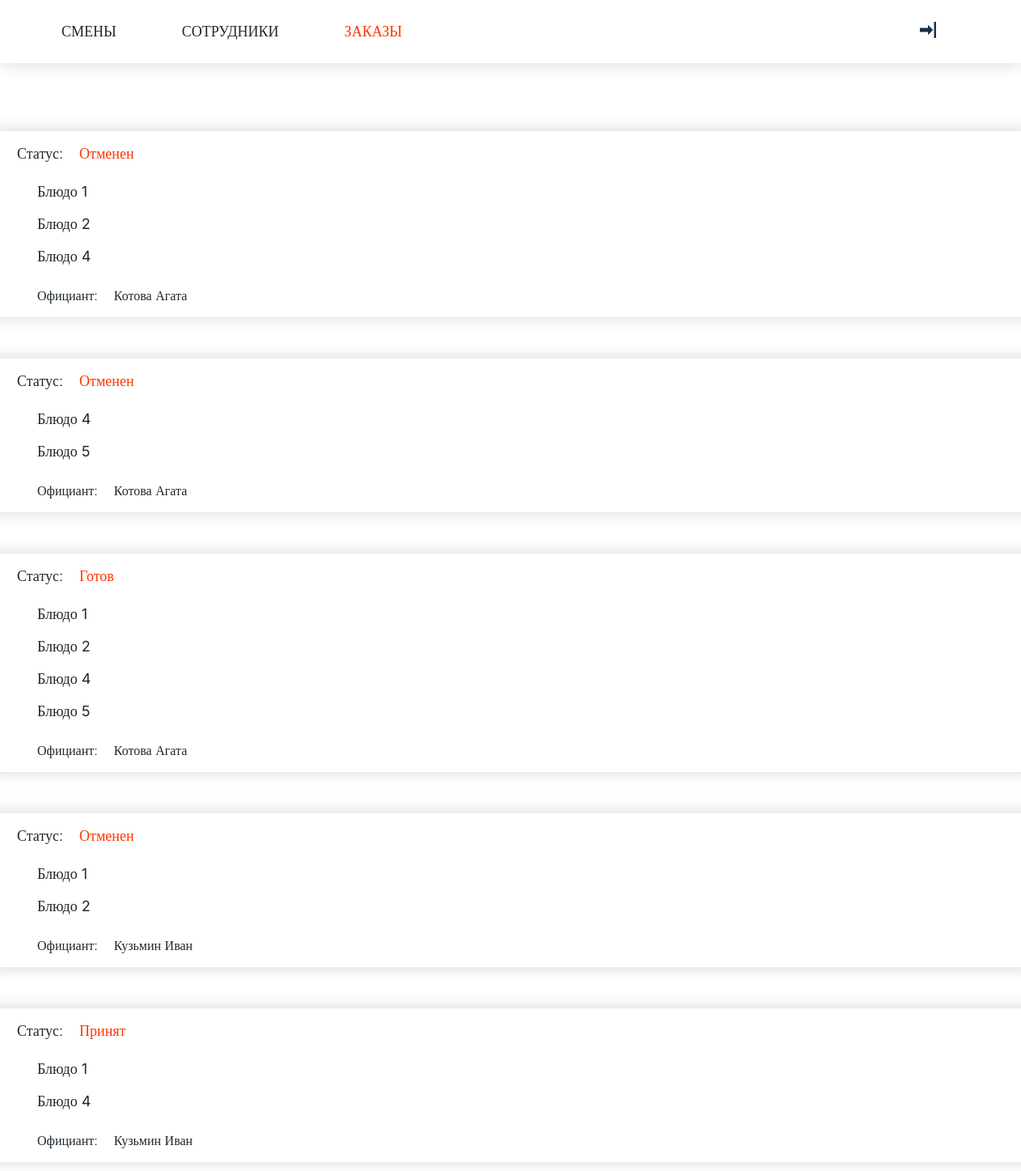
The page /orders?shift_id=4 (signed in) on the database its author committed.
### tables this page shows
CREATE TABLE `order` (
  `id` int NOT NULL,
  `order_status_id` int NOT NULL,
  `shift_id` int NOT NULL,
  `user_id` int NOT NULL
);

CREATE TABLE `order_status` (
  `id` int NOT NULL,
  `name` varchar(20) NOT NULL
);

CREATE TABLE `position` (
  `id` int NOT NULL,
  `name` varchar(45) NOT NULL
);

CREATE TABLE `user` (
  `id` int NOT NULL,
  `name` varchar(50) NOT NULL,
  `login` varchar(20) NOT NULL,
  `password` varchar(20) NOT NULL,
  `photo_file` varchar(45) DEFAULT NULL,
  `role_id` int NOT NULL
);

### src/SQL.php (called while the page is built, shortened)
<?php
class SQL {
    public static function select($table, $column=NULL, $value=NULL, $column1=NULL, $value1=NULL, $sorted=NULL) {
        $self = new self;
        $db = $self->db;
        $request = "SELECT * FROM `$table`";
        if ($column != NULL && $value != NULL) {
            if (is_array($value)) {
                $request .= " WHERE $column IN (".implode(', ', $value).")";
            } else {
                $request .= " WHERE $column = '$value'";
            }
        }
        $result = $db->query($request);
        return $self->processing($result);
    }
    private function connect() {
        $this->db = include APP_PATH."/config/db.php";
    }
    private function processing($result) {
        $array = [];
        while ($row = $result->fetch_assoc()) {
            $array[] = $row;
        }
        return $array;
    }
}

### src/View.php (called while the page is built, shortened)
<?php
class View {
    public function pages($page) {
        include_once APP_PATH."/views/pages/$page.php";
    }
}

### src/App.php (called while the page is built, shortened)
<?php
class App {
    public function run() {
        $router = new Router;
        $uri = $_SERVER['REQUEST_URI'];
        $uri = str_contains($uri, '?') ? strstr($uri, '?', true) : $uri;
        $method = $_SERVER['REQUEST_METHOD'];
        $router->move($uri, $method);
    }
}

### index.php (called while the page is built, shortened)
<?php
$app = new App;
$app->run();

### config/db.php (called while the page is built)
<?php
$DB_LOCAL = "localhost";
$DB_USER = "root";
$DB_PASS = "";
$DB_NAME = "prak";
$db = mysqli_connect($DB_LOCAL, $DB_USER, $DB_PASS, $DB_NAME);
return $db;

### src/Order.php (the view, shortened to what this page needs)
<?php
class Order {
    private $user_role;
    public function orderByRole() {
        match ($this->user_role) {
            '1' => $this->admin(),
            '2' => $this->waiter(),
            '3' => $this->cook()
        };
    }
    private function admin() {
        if (!empty($_GET['shift_id'])) {
            $result = SQL::select('order', 'shift_id', $_GET['shift_id']);
            if (!empty($result)) {
                foreach($result as $row) {
                    $status = SQL::select('order_status', 'id', $row['order_status_id']);
                    $status = '<div class="status-value">'.$status[0]['name'].'</div>';
                    $waiter = SQL::select('user', 'id', $row['user_id']);
                    $waiter = '<div class="waiter">Официант:<div>'.$waiter[0]['name'].'</div></div>';
                    $positions = $this->positions($row['id']);
                    echo $this->order($row['id'], $positions, $status, waiter:$waiter);
                }
            }
        }
    }
    private function order($order_id, $positions=NULL, $status=NULL, $change=NULL, $waiter=NULL) {
        return <<<END
                <div class="order" value="$order_id">
                    <div class="header">
                        <div>
                            <div class="status">Статус:</div>
                            {$status}
                            {$change}
                        </div>
                    </div>
                    <div class="positions">
                        <ul>
                        {$positions}
                        </ul>
                    </div>
                    {$waiter}
                </div>
        END;
    }
    private function positions($order_id) {
        $positions = SQL::select('order_to_position', 'order_id', $order_id);
        $positionsList = [];
        foreach($positions as $position) {
            $name = SQL::select('position', 'id', $position['position_id']);
            $positionsList[] = '<li value="'.$position['position_id'].'">'.$name[0]['name'].'</li>';
        }
        return implode(" ", $positionsList);
    }
    private function userInfo() {
        $user = $_SESSION['user'];
        $this->user_role = $user->info['role_id'];
    }
}

### views/static/css/style_orders.css (style rules this page uses)
body { top: 0; left: 0; color: rgb(31, 40, 46); font-family: Inter; margin: 0px; font-size: 18px; }
.order { padding-left: 17px; padding-top: 17px; padding-bottom: 17px; border-radius: 10px; box-shadow: 0px 0px 20px 0px rgba(0, 0, 0, 0.17); display: grid; gap: 7px; }
.header { display: grid; margin-left: 25px; cursor: pointer; }
.header div { display: flex; align-items: center; }
.status { font-weight: 300; }
.positions { margin-left: 50px; }
ul { list-style-type: none; padding-inline-start: 0px; margin-block-start: 0px; margin-block-end: 0px; }
ul li { margin: 18px 0; }
ul li:last-child { margin: 0 0; }
.status-value { color: rgb(255, 53, 0); margin-left: 20px; }
.waiter { display: flex; align-items: center; margin-top: 20px; margin-left: 50px; font-weight: 300; font-size: 16px; }
.waiter div { margin-left: 20px; }

### rows shown on the page
order: $order_id 8 (drawn), order_status.name "Отменен", position.name "Блюдо 1 Блюдо 2 Блюдо 4", user.name "Котова Агата"
order: $order_id 9 (drawn), order_status.name "Отменен", position.name "Блюдо 4 Блюдо 5", user.name "Котова Агата"
order: $order_id 10 (drawn), order_status.name "Готов", position.name "Блюдо 1 Блюдо 2 Блюдо 4 Блюдо 5", user.name "Котова Агата"
order: $order_id 11 (drawn), order_status.name "Отменен", position.name "Блюдо 1 Блюдо 2", user.name "Кузьмин Иван"
order: $order_id 12 (drawn), order_status.name "Принят", position.name "Блюдо 1 Блюдо 4", user.name "Кузьмин Иван"
